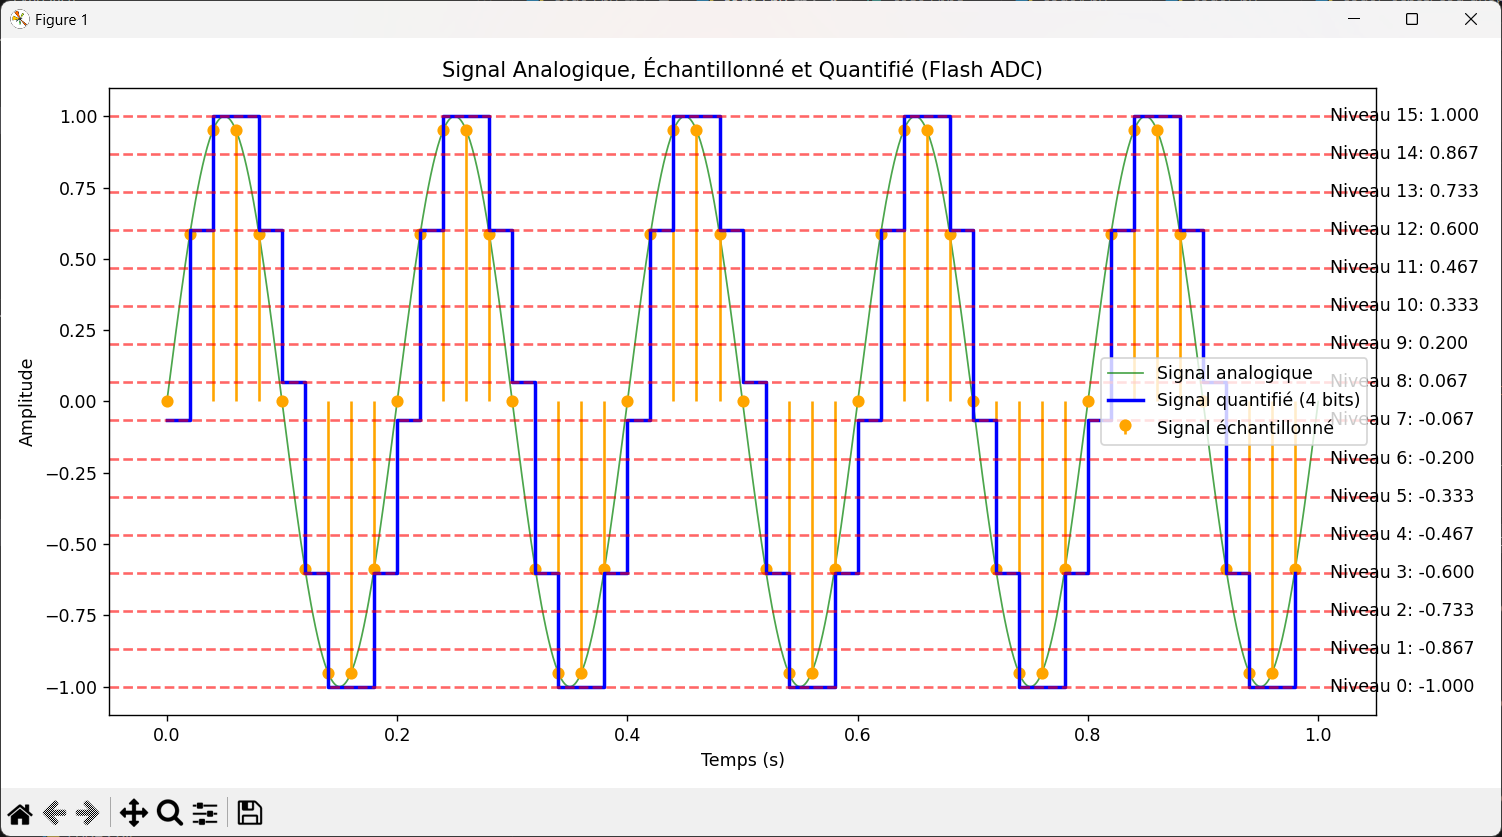

Here is the Python script that generated this plot:
import numpy as np
import matplotlib.pyplot as plt

# Fonction de quantification suivant la methode CAN Flash
def quantification_CAN_flash(signal, n_bits):
    # Nombre niveau de quantification
    N_levels = 2**n_bits
    
    # Plage de signal analogique (supposée entre -1 et 1)
    min_signal = -1
    max_signal = 1
    
    # Création des niveaux de référence, uniformément espacés
    levels = np.linspace(min_signal, max_signal, N_levels)
    
    # Quantification 
    quantized_signal = np.zeros_like(signal)
    for i, value in enumerate(signal):
        # Trouver l'indice du niveau le plus proche
        index = np.argmin(np.abs(levels - value))
        # Quantification
        quantized_signal[i] = levels[index]

    return quantized_signal, levels
# Paramètres du signal
f = 5
Fe = 50  # Fréquence d'échantillonnage en Hz
Te = 1/Fe  # période d'échantillonnage en s
T = 1  # Durée du signal en s
t = np.arange(0, T, Te)  # Temps discret pour échantillonnage
t_fine = np.linspace(0, T, 1000)  # Temps continu pour signal analogique

# Génération des signaux
signal_analogique = np.sin(2*np.pi*f*t_fine)  # Signal analogique continu
signal_echanti = np.sin(2*np.pi*f*t)  # Signal échantillonné

n_bits = 4
signal_quantifie ,niveaux= quantification_CAN_flash(signal_echanti, n_bits)

# Affichage
plt.figure(figsize=(12, 6))

# Signal analogique
plt.plot(t_fine, signal_analogique, 'g-', label='Signal analogique', linewidth=1, alpha=0.7)

# Signal échantillonné
plt.stem(t, signal_echanti, basefmt=" ", linefmt='orange', markerfmt='o', label='Signal échantillonné')

# Signal quantifié
plt.step(t, signal_quantifie, 'b-', where='post', label=f'Signal quantifié ({n_bits} bits)', linewidth=2)

for i, niveau in enumerate(niveaux):
    plt.axhline(y=niveau, color='r', linestyle='--', alpha=0.6)
    # Ajouter des étiquettes pour chaque niveau
    plt.text(1.01, niveau, f'Niveau {i}: {niveau:.3f}', verticalalignment='center')


plt.title("Signal Analogique, Échantillonné et Quantifié (Flash ADC)")
plt.xlabel('Temps (s)')
plt.ylabel('Amplitude')
plt.legend()
plt.tight_layout()
plt.show()
